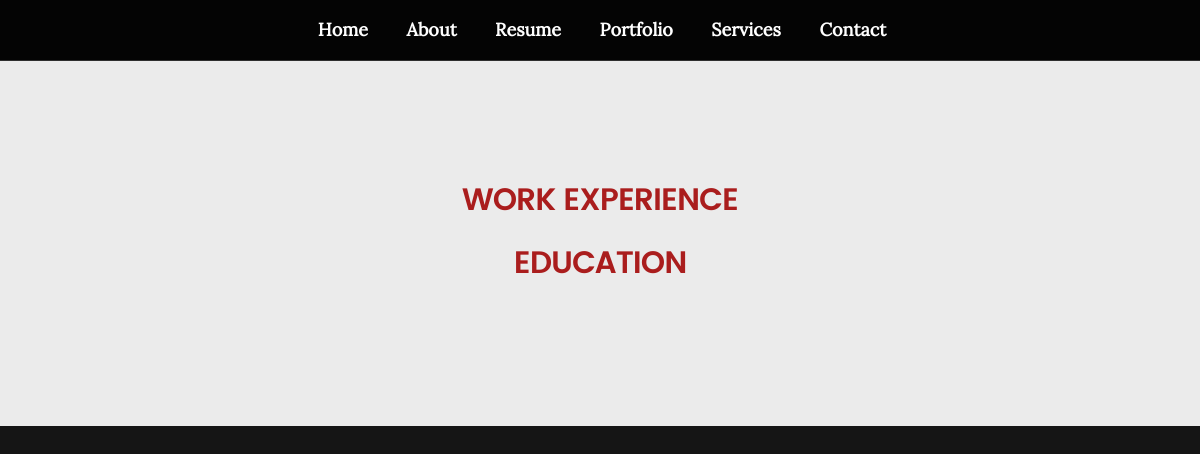
The page /resume/ on the database as committed earlier.
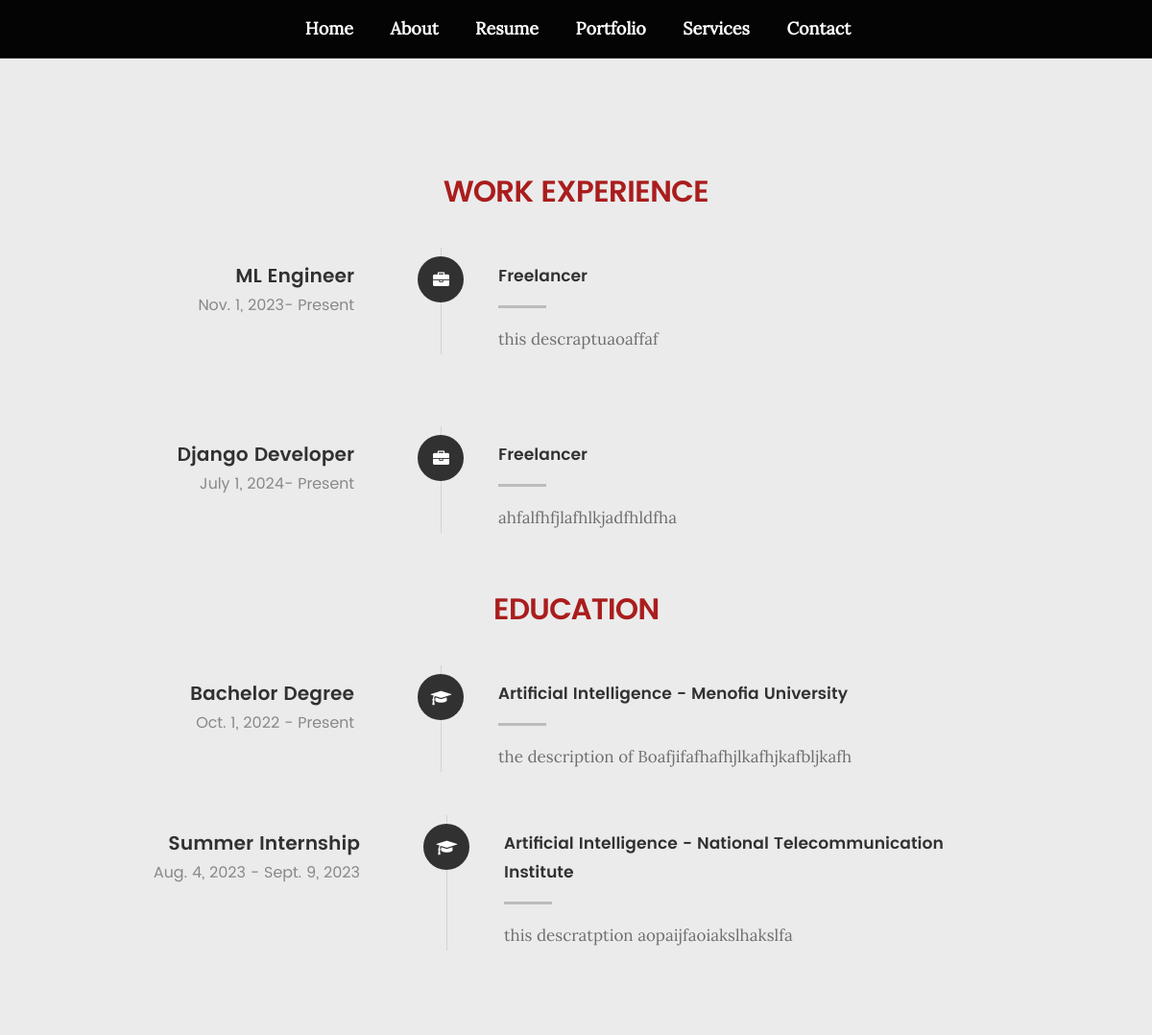
The same page on the database as committed later.
### resume/models.py (models this page shows, shortened)
class WorkExperience(models.Model):
    title = models.CharField(max_length=35, null=True, blank=True)
    name_company = models.CharField(max_length=35)
    start_date = models.DateField(null=True, blank=True)
    end_date = models.DateField(null=True, blank=True)
    description = models.TextField()
    def  present_end_date(self):
        if self.end_date is None:
            return 'Present'
        return self.end_date

class Education(models.Model):
    degree = models.CharField(max_length=100,null=True, blank=True)  # e.g., "Master's Degree"
    institution = models.CharField(max_length=100)  # e.g., university name
    start_date = models.DateField(null=True, blank=True)
    end_date = models.DateField(null=True, blank=True)
    trac_name = models.CharField(max_length=50)
    description = models.TextField()
    def  present_end_date(self):
        if self.end_date is None:
            return 'Present'
        return self.end_date

### resume/views.py (the view)
# urls.py: path('', views.resume_view, name='resume'),
def resume_view(request):
    experiences = WorkExperience.objects.all()
    educations = Education.objects.all()
    '''
    context= {
        "variable name in template": "variable name in view"
    }
    '''
    return render(request,'resume/resume.html',context={'experiences':experiences, 'educations':educations})

### resume/templates/resume/resume.html
{% extends "base.html" %}
{% block body %}
    <section id="resume" class="grey-section">
    <div class="row resume-timeline">
        <div class="col-twelve resume-header">
            <h1 style="color: #aa1d1d;"> WORK EXPERIENCE</h1>
            </div>
            {% for experience in experiences %}
            <div class="col-twelve">
                <div class="timeline-wrap">
                    <div class="timeline-block">
                        <div class="timeline-ico">
                        <i class="fa fa-briefcase"></i>
                        </div>
                        <div class="timeline-header">
                        <h3>{{experience.title}}</h3>
                        <p>{{experience.start_date}}- {{experience.present_end_date}}</p>
                        </div>
                        <div class="timeline-content">
                        <h4>{{experience.name_company}}</h4>
                        <p>{{experience.description}}</p>
                        </div>
                    </div>
            </div>
            </div>
        {% endfor %}
            <div class="col-twelve resume-header">
                <h1 style="color: #aa1d1d;">EDUCATION</h1>
            </div>
        {% for education in educations %}
            <div class="col-twelve">
                <div class="timeline-wrap">
                    <div class="timeline-block">
                    <div class="timeline-ico">
                        <i class="fa fa-graduation-cap"></i>
                    </div>
                    <div class="timeline-header">
                        <h3>{{education.degree}}</h3>
                        <p>{{education.start_date}} - {{education.present_end_date}}</p>
                    </div>
                    <div class="timeline-content">
                        <h4>{{education.trac_name}} - {{education.institution}}</h4>
                        <p>{{education.description}}</p>
                    </div>
                    </div>
            {% endfor %}
                </div>
            </div>
        </div>
    </section>
{% endblock body %}

### templates/base.html (shortened to what this page needs)
{% load static %}
<!DOCTYPE html>
<html class="no-js" lang="en">
<head>
   <link rel="stylesheet" href="{% static 'css/base.css' %}">
   <link rel="stylesheet" href="{% static 'css/main.css' %}">
   <link rel="stylesheet" href="{% static 'css/vendor.css' %}">
</head>
<body id="top">
	<div class="navbar">
		<ul>
			<li><a href="{% url 'home:home' %}">Home</a></li>
			<li><a href="{% url 'about:about' %}">About</a></li>
			<li><a href="{% url 'resume:resume' %}">Resume</a></li>
			<li><a href="#portfolio">Portfolio</a></li>
			<li><a href="#services">Services</a></li>
			<li><a href="#contact">Contact</a></li>
		</ul>
	</div>
   	{% block body %}
	{% endblock body %}
</body>
</html>

### static/css/base.css (style rules this page uses)
html { font-family: sans-serif; -ms-text-size-adjust: 100%; -webkit-text-size-adjust: 100%; }
body { margin: 0; }
article, aside, details, figcaption, figure, footer, header, hgroup, main, menu, nav, section, summary { display: block; }
a { background: transparent; }
h1 { font-size: 2em; margin: 0.67em 0; }
html { font-size: 62.5%; box-sizing: border-box; }
*, *::before, *::after { box-sizing: inherit; }
body { font-weight: normal; line-height: 1; text-rendering: optimizeLegibility; word-wrap: break-word; -webkit-overflow-scrolling: touch; -webkit-text-size-adjust: none; }
body, input, button { -moz-osx-font-smoothing: grayscale; -webkit-font-smoothing: antialiased; }
div, dl, dt, dd, ul, ol, li, h1, h2, h3, h4, h5, h6, pre, form, p, blockquote, th, td { margin: 0; padding: 0; }
h1, h2, h3, h4, h5, h6 { -webkit-font-variant-ligatures: common-ligatures; -moz-font-variant-ligatures: common-ligatures; font-variant-ligatures: common-ligatures; text-rendering: optimizeLegibility; }
em, i { font-style: italic; line-height: inherit; }
ol, ul { list-style: none; }
li { display: block; }
a { text-decoration: none; line-height: inherit; }
.row { width: 94%; max-width: 1140px; margin: 0 auto; }
.row:before, .row:after { content: ""; display: table; }
.row:after { clear: both; }
[class*="col-"], .bgrid { float: left; }
[class*="col-"] { padding: 0 20px; }
.col-twelve, .col-full { width: 100%; }

### static/css/main.css (style rules this page uses)
html { font-size: 10px; }
html, body { height: 100%; }
body { background: #151515; font-family: "lora-regular", serif; font-size: 1.7rem; line-height: 3rem; color: #6e6e6e; }
a, a:visited { color: #000000; -moz-transition: all 0.3s ease-in-out; -o-transition: all 0.3s ease-in-out; -webkit-transition: all 0.3s ease-in-out; -ms-transition: all 0.3s ease-in-out; transition: all 0.3s ease-in-out; }
h1, h2, h3, h4, h5, h6, .h01, .h02, .h03, .h04, .h05, .h06 { font-family: "poppins-semibold", sans-serif; color: #313131; font-style: normal; text-rendering: optimizeLegibility; margin-bottom: 2.1rem; }
h3, .h03, h4, .h04 { margin-bottom: 1.8rem; }
h1, .h01 { font-size: 3.1rem; line-height: 1.355; letter-spacing: -.1rem; }
h3, .h03 { font-size: 2rem; line-height: 1.5; }
h4, .h04 { font-size: 1.7rem; line-height: 1.765; }
em, i, strong, b { font-size: 1.7rem; line-height: 3rem; font-style: normal; font-weight: normal; }
em, i { font-family: "lora-italic", serif; }
ul { list-style: disc; }
li { display: list-item; }
ol, ul { margin-left: 1.7rem; }
ul li { padding-left: .4rem; }
input, textarea, select, pre, blockquote, figure, table, p, ul, ol, dl, form, .fluid-video-wrapper, .ss-custom-select { margin-bottom: 3rem; }
.grey-section { background: #ebebeb; }
#resume { padding-top: 12rem; padding-bottom: 12rem; }
#resume .resume-header { text-align: center; }
#resume .resume-timeline { max-width: 980px; }
#resume .timeline-wrap { position: relative; margin-top: 1.5rem; margin-bottom: 6rem; }
#resume .timeline-wrap::before { content: ""; display: block; width: 1px; height: 100%; background: rgba(0, 0, 0, 0.1); position: absolute; left: 35%; top: 0; }
#resume .timeline-block { position: relative; padding-top: 1.5rem; }
#resume .timeline-ico { height: 4.8rem; width: 4.8rem; line-height: 4.8rem; background: #313131; border-radius: 50%; text-align: center; color: #FFFFFF; position: absolute; left: 35%; top: .9rem; margin-left: -2.4rem; }
#resume .timeline-ico i { position: relative; left: .05rem; top: .2rem; }
#resume .timeline-header { float: left; width: 35%; padding-right: 90px; text-align: right; }
#resume .timeline-header h3 { margin-bottom: 0; }
#resume .timeline-header p { font-family: "poppins-regular", sans-serif; font-size: 1.6rem; color: #888888; }
#resume .timeline-content { margin-left: 35%; padding-left: 60px; }
#resume .timeline-content h4 { position: relative; padding-bottom: 1.8rem; }
#resume .timeline-content h4::after { content: ""; display: block; height: 3px; width: 50px; background: rgba(0, 0, 0, 0.2); position: absolute; left: 0; bottom: 0; }

### templates/base.html (style rules this page uses)
.navbar { position: fixed; top: 0; width: 100%; background-color: rgba(0, 0, 0, 0.8); z-index: 999; padding: 15px 0; }
.navbar ul { list-style: none; margin: 0; padding: 0; text-align: center; }
.navbar ul li { display: inline-block; margin: 0 15px; }
.navbar ul li a { color: white; text-decoration: none; font-size: 18px; font-weight: bold; }
body { padding-top: 60px; }

Rows that differ between the two databases and show on the page:
added WorkExperience: title "ML Engineer", start_date "Nov. 1, 2023", present_end_date "Present", name_company "Freelancer", description "this descraptuaoaffaf"
added WorkExperience: title "Django Developer", start_date "July 1, 2024", present_end_date "Present", name_company "Freelancer", description "ahfalfhfjlafhlkjadfhldfha"
added Education: degree "Bachelor Degree", start_date "Oct. 1, 2022", present_end_date "Present", trac_name "Artificial Intelligence", institution "Menofia University", description "the description of Boafjifafhafhjlkafhjkafbljkafh"
added Education: degree "Summer Internship", start_date "Aug. 4, 2023", present_end_date "Sept. 9, 2023", trac_name "Artificial Intelligence", institution "National Telecommunication Institute", description "this descratption aopaijfaoiakslhakslfa"
